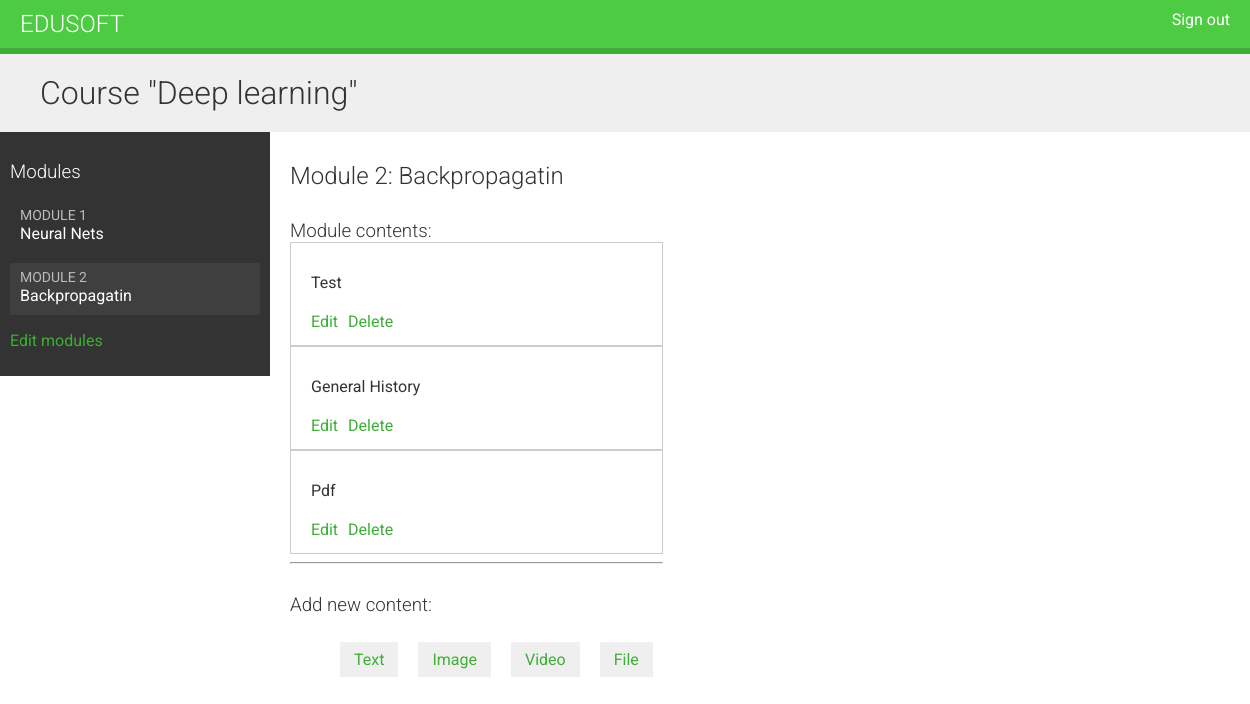
Screenshot of /course/module/2/ (signed in) with the database file from the repository.
### courses/models.py (models this page shows, shortened)
class Course(models.Model):
	owner=models.ForeignKey(User,related_name='courses_created')
	subject=models.ForeignKey(Subject,related_name='courses')
	title=models.CharField(max_length=200)
	slug=models.SlugField(max_length=200,unique=True)
	overview=models.TextField()
	created=models.DateTimeField(auto_now_add=True)
	class Meta:
		ordering=('-created',)

class Module(models.Model):
	course=models.ForeignKey(Course,related_name='modules')
	title=models.CharField(max_length=200)
	description=models.TextField(blank=True)
	order = OrderField(blank=True, for_fields=['course'])
	class Meta:
		ordering = ['order']

class Content(models.Model):
	module=models.ForeignKey(Module,related_name='contents')
	content_type=models.ForeignKey(ContentType,
							limit_choices_to={'model__in':('text',
															'video',
															'image',
															'file')})
	object_id=models.PositiveIntegerField()
	item=GenericForeignKey('content_type','object_id')
	order = OrderField(blank=True, for_fields=['module'])
	class Meta:
		ordering = ['order']

class ItemBase(models.Model):
	owner=models.ForeignKey(User,related_name='%(class)s_related')
	title=models.CharField(max_length=250)
	created=models.DateTimeField(auto_now_add=True)
	updated=models.DateTimeField(auto_now=True)
	class Meta:
		abstract=True
	def __str__(self):
		return self.title

class Image(ItemBase):
	file=models.FileField(upload_to='images')

class Text(ItemBase):
	content=models.TextField()

class File(ItemBase):
	file=models.FileField(upload_to='files')

### courses/views.py (the view)
# urls.py: url(r'^module/(?P<module_id>\d+)/$',views.ModuleContentListView.as_view(),name='module_content_list'),
class ModuleContentListView(TemplateResponseMixin, View):
	template_name = 'courses/manage/module/content_list.html'
	def get(self, request, module_id):
		module = get_object_or_404(Module,id=module_id,course__owner=request.user)
		return self.render_to_response({'module': module})

### courses/templates/courses/manage/module/content_list.html (shortened to what this page needs)
{% extends "base.html" %}
{%load course%}
{% block content %}
{% with course=module.course %}
<h1>Course "{{ course.title }}"</h1>
<div class="contents">
<h3>Modules</h3>
<ul id="modules">
{% for m in course.modules.all %}
<li data-id="{{ m.id }}" {% if m == module %}
class="selected"{% endif %}>
<a href="{% url "module_content_list" m.id %}">
<span>
Module <span class="order">{{ m.order|add:1 }}</span>
</span>
<br>
{{ m.title }}
</a>
</li>
{% empty %}
<li>No modules yet.</li>
{% endfor %}
</ul>
<p><a href="{% url "course_module_update" course.id %}">Edit
modules</a></p>
</div>
<div class="module">
<h2>Module {{ module.order|add:1 }}: {{ module.title }}</h2>
<h3>Module contents:</h3>
<div id="module-contents">
{% for content in module.contents.all %}
<div data-id="{{ content.id }}">
{% with item=content.item %}
<p>{{ item }}</p>
<a href="#">Edit</a>
<form action="{% url "module_content_delete" content.id
%}" method="post">
<input type="submit" value="Delete">
</form>
{% endwith %}
</div>
{% empty %}
<p>This module has no contents yet.</p>
{% endfor %}
</div>
<hr>
<h3>Add new content:</h3>
<ul class="content-types">
<li><a href="{% url "module_content_create" module.id "text" %}">Text</a></li>
<li><a href="{% url "module_content_create" module.id "image"%}">Image</a></li>
<li><a href="{% url "module_content_create" module.id "video"%}">Video</a></li>
<li><a href="{% url "module_content_create" module.id "file"%}">File</a></li>
</ul>
</div>
{% endwith %}
{% endblock %}

### courses/static/css/base.css (style rules this page uses)
body { margin:0; font-family:'Roboto', sans-serif; font-weight:400; color:#333; }
a { color:#3fad37; text-decoration:none; }
h1, h2, h3, h4, h5, h6 { font-family:'Roboto', sans-serif; font-weight:300; }
h1 { background:#efefef; width:100%; overflow:auto; padding:20px 0 20px 40px; margin:0; }
.module { overflow:auto; }
.module h3 { margin:30px 0 0; padding:0; width:100%; }
.module p { margin:10px 0 20px; width:100%; float:left; }
.contents { width:20%; padding:10px; float:left; background:#333; color: #fff; font-family:'Roboto', sans-serif; }
.contents ul { list-style:none; margin:0; padding:0; }
.contents ul li { margin:0 0 10px 0; padding:4px 10px 10px; overflow:auto; }
.contents ul li.selected { background:#3f3f3f; }
.contents ul span { text-transform:uppercase; color:#bbb; font-size:14px; }
.contents ul a { display:block; color:#fff; text-decoration:none; }
.module { padding:10px 20px; float:left; }
ul.content-types li { list-style:none; float:left; margin:10px; background:#efefef; padding:8px 14px; }
input, select, textarea { border:1px solid #ccc; border-bottom:3px solid #ccc; padding:8px 12px; font-size:16px; font-family:'Roboto', sans-serif; float:left; clear:both; width:300px; }
input[type=submit], a.button { border-radius:5px; background:#4dcc43; color:#fff; font-size:16px; text-transform:uppercase; border:none; padding:10px 20px; margin:20px 0; }
#module-contents div { padding:20px 20px 4px 20px; border:1px solid #ccc; background:#fff; overflow:auto; }
#module-contents a { float:left; }
#module-contents form { margin:0; padding:0; float:left; }
#module-contents input[type="submit"] { width:auto; background:none; color:#3fad37; margin:0 0 10px 10px; padding:0; text-transform:none; }

### rows the page displays
Course: title "Deep learning"
Module: order|add "1", title "Neural Nets"
Module: order|add "2", title "Backpropagatin"
Content: item "Test"
Content: item "General History"
Content: item "Pdf"
